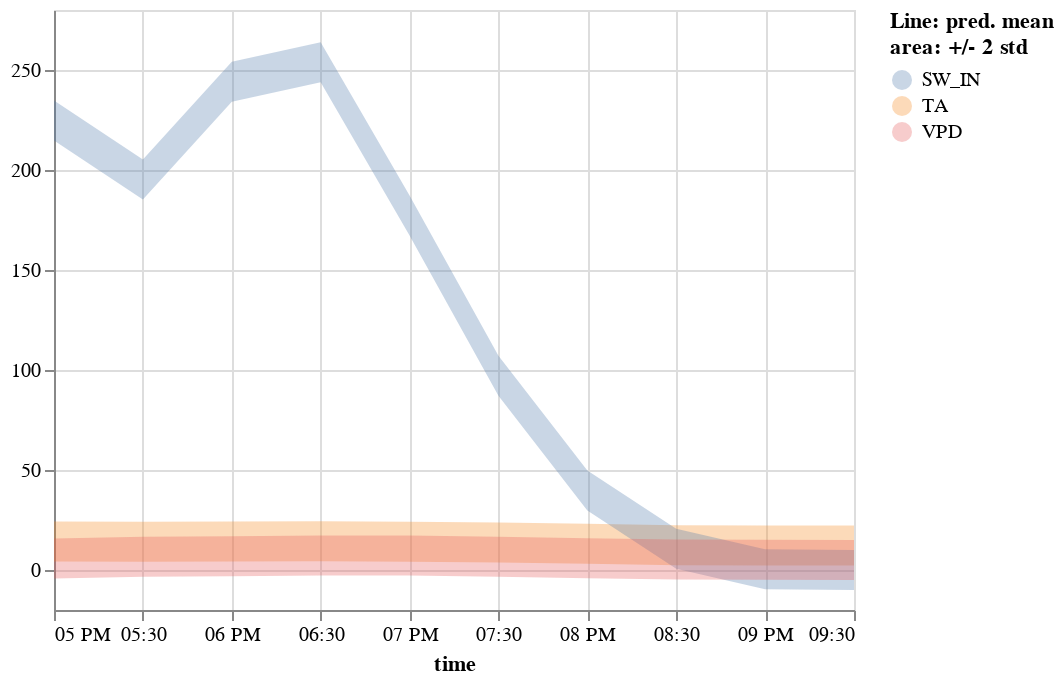

Write notebook code for a chart like this one.
### Code cell
plot_error(m_df.tidy().assign(std=5))

### Figure 1 — Vega-Lite specification as saved in the notebook (floating-point values rounded to 4 significant figures)
{"config": {"view": {"continuousWidth": 400, "continuousHeight": 300}}, "data": {"name": "data-b3bfeadaa3f4605e201a73bafd4517b4"}, "mark": "errorband", "encoding": {"color": {"field": "variable", "legend": {"title": ["Line: pred. mean", "area: +/- 2 std"]}, "type": "nominal"}, "x": {"field": "time", "type": "temporal"}, "y": {"field": "err_low", "scale": {"zero": false}, "title": "", "type": "quantitative"}, "y2": {"field": "err_high"}}, "params": [{"name": "param_5", "select": {"type": "interval"}, "bind": "scales"}], "$schema": "https://vega.github.io/schema/vega-lite/v5.2.0.json", "datasets": {"data-b3bfeadaa3f4605e201a73bafd4517b4": [{"time": "2000-06-15T17:00:00", "variable": "TA", "value": 14.22, "is_present": true, "std": 5, "err_low": 4.22, "err_high": 24.22}, {"time": "2000-06-15T17:30:00", "variable": "TA", "value": 14.11, "is_present": false, "std": 5, "err_low": 4.11, "err_high": 24.11}, {"time": "2000-06-15T18:00:00", "variable": "TA", "value": 14.23, "is_present": false, "std": 5, "err_low": 4.23, "err_high": 24.23}, {"time": "2000-06-15T18:30:00", "variable": "TA", "value": 14.4, "is_present": true, "std": 5, "err_low": 4.4, "err_high": 24.4}, {"time": "2000-06-15T19:00:00", "variable": "TA", "value": 14.09, "is_present": true, "std": 5, "err_low": 4.09, "err_high": 24.09}, {"time": "2000-06-15T19:30:00", "variable": "TA", "value": 13.71, "is_present": true, "std": 5, "err_low": 3.71, "err_high": 23.71}, {"time": "2000-06-15T20:00:00", "variable": "TA", "value": 13.08, "is_present": true, "std": 5, "err_low": 3.08, "err_high": 23.08}, {"time": "2000-06-15T20:30:00", "variable": "TA", "value": 12.41, "is_present": true, "std": 5, "err_low": 2.41, "err_high": 22.41}, {"time": "2000-06-15T21:00:00", "variable": "TA", "value": 12.27, "is_present": true, "std": 5, "err_low": 2.27, "err_high": 22.27}, {"time": "2000-06-15T21:30:00", "variable": "TA", "value": 12.2, "is_present": true, "std": 5, "err_low": 2.2, "err_high": 22.2}, {"time": "2000-06-15T17:00:00", "variable": "SW_IN", "value": 224.8, "is_present": true, "std": 5, "err_low": 214.8, "err_high": 234.8}, {"time": "2000-06-15T17:30:00", "variable": "SW_IN", "value": 195.3, "is_present": false, "std": 5, "err_low": 185.3, "err_high": 205.3}, {"time": "2000-06-15T18:00:00", "variable": "SW_IN", "value": 244.2, "is_present": false, "std": 5, "err_low": 234.2, "err_high": 254.2}, {"time": "2000-06-15T18:30:00", "variable": "SW_IN", "value": 253.9, "is_present": true, "std": 5, "err_low": 243.9, "err_high": 263.9}, {"time": "2000-06-15T19:00:00", "variable": "SW_IN", "value": 177.3, "is_present": true, "std": 5, "err_low": 167.3, "err_high": 187.3}, {"time": "2000-06-15T19:30:00", "variable": "SW_IN", "value": 97.07, "is_present": true, "std": 5, "err_low": 87.07, "err_high": 107.1}, {"time": "2000-06-15T20:00:00", "variable": "SW_IN", "value": 39.71, "is_present": true, "std": 5, "err_low": 29.71, "err_high": 49.71}, {"time": "2000-06-15T20:30:00", "variable": "SW_IN", "value": 10.65, "is_present": true, "std": 5, "err_low": 0.65, "err_high": 20.65}, {"time": "2000-06-15T21:00:00", "variable": "SW_IN", "value": 0.32, "is_present": true, "std": 5, "err_low": -9.68, "err_high": 10.32}, {"time": "2000-06-15T21:30:00", "variable": "SW_IN", "value": 0.0, "is_present": true, "std": 5, "err_low": -10.0, "err_high": 10.0}, {"time": "2000-06-15T17:00:00", "variable": "VPD", "value": 5.799, "is_present": true, "std": 5, "err_low": -4.201, "err_high": 15.8}, {"time": "2000-06-15T17:30:00", "variable": "VPD", "value": 6.577, "is_present": true, "std": 5, "err_low": -3.423, "err_high": 16.58}, {"time": "2000-06-15T18:00:00", "variable": "VPD", "value": 6.931, "is_present": true, "std": 5, "err_low": -3.069, "err_high": 16.93}, {"time": "2000-06-15T18:30:00", "variable": "VPD", "value": 7.286, "is_present": true, "std": 5, "err_low": -2.714, "err_high": 17.29}, {"time": "2000-06-15T19:00:00", "variable": "VPD", "value": 7.251, "is_present": true, "std": 5, "err_low": -2.749, "err_high": 17.25}, {"time": "2000-06-15T19:30:00", "variable": "VPD", "value": 6.683, "is_present": true, "std": 5, "err_low": -3.317, "err_high": 16.68}, {"time": "2000-06-15T20:00:00", "variable": "VPD", "value": 5.851, "is_present": true, "std": 5, "err_low": -4.149, "err_high": 15.85}, {"time": "2000-06-15T20:30:00", "variable": "VPD", "value": 5.254, "is_present": true, "std": 5, "err_low": -4.746, "err_high": 15.25}, {"time": "2000-06-15T21:00:00", "variable": "VPD", "value": 5.164, "is_present": true, "std": 5, "err_low": -4.836, "err_high": 15.16}, {"time": "2000-06-15T21:30:00", "variable": "VPD", "value": 5.037, "is_present": true, "std": 5, "err_low": -4.963, "err_high": 15.04}]}}
